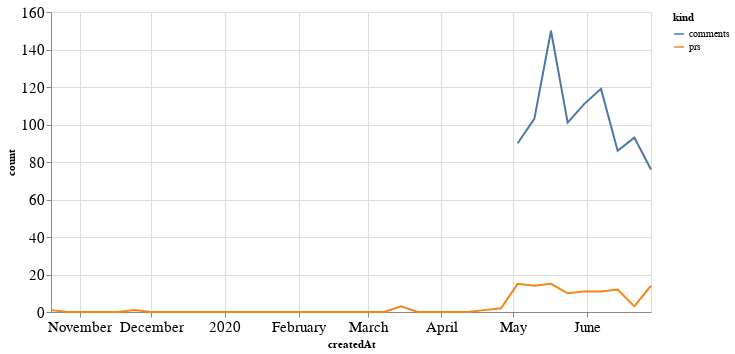

Notebook code for this chart:
### Code cell
alt.Chart(total_time, width=600).mark_line().encode(
    x='createdAt',
    y='count',
    color='kind'
)

### Figure 1 — Vega-Lite specification as saved in the notebook (floating-point values rounded to 4 significant figures)
{"config": {"axisLeft": {"labelFontSize": 15}, "axisBottom": {"labelFontSize": 15}}, "data": {"name": "data-e515bbc9bac8c71e71a5e34c9e261af0"}, "mark": "line", "encoding": {"color": {"type": "nominal", "field": "kind"}, "x": {"type": "temporal", "field": "createdAt"}, "y": {"type": "quantitative", "field": "count"}}, "width": 600, "$schema": "https://vega.github.io/schema/vega-lite/v4.8.1.json", "datasets": {"data-e515bbc9bac8c71e71a5e34c9e261af0": [{"createdAt": "2019-10-20T00:00:00", "kind": "prs", "count": 1.0}, {"createdAt": "2019-10-27T00:00:00", "kind": "prs", "count": 0.0}, {"createdAt": "2019-11-03T00:00:00", "kind": "prs", "count": 0.0}, {"createdAt": "2019-11-10T00:00:00", "kind": "prs", "count": 0.0}, {"createdAt": "2019-11-17T00:00:00", "kind": "prs", "count": 0.0}, {"createdAt": "2019-11-24T00:00:00", "kind": "prs", "count": 1.0}, {"createdAt": "2019-12-01T00:00:00", "kind": "prs", "count": 0.0}, {"createdAt": "2019-12-08T00:00:00", "kind": "prs", "count": 0.0}, {"createdAt": "2019-12-15T00:00:00", "kind": "prs", "count": 0.0}, {"createdAt": "2019-12-22T00:00:00", "kind": "prs", "count": 0.0}, {"createdAt": "2019-12-29T00:00:00", "kind": "prs", "count": 0.0}, {"createdAt": "2020-01-05T00:00:00", "kind": "prs", "count": 0.0}, {"createdAt": "2020-01-12T00:00:00", "kind": "prs", "count": 0.0}, {"createdAt": "2020-01-19T00:00:00", "kind": "prs", "count": 0.0}, {"createdAt": "2020-01-26T00:00:00", "kind": "prs", "count": 0.0}, {"createdAt": "2020-02-02T00:00:00", "kind": "prs", "count": 0.0}, {"createdAt": "2020-02-09T00:00:00", "kind": "prs", "count": 0.0}, {"createdAt": "2020-02-16T00:00:00", "kind": "prs", "count": 0.0}, {"createdAt": "2020-02-23T00:00:00", "kind": "prs", "count": 0.0}, {"createdAt": "2020-03-01T00:00:00", "kind": "prs", "count": 0.0}, {"createdAt": "2020-03-08T00:00:00", "kind": "prs", "count": 0.0}, {"createdAt": "2020-03-15T00:00:00", "kind": "prs", "count": 3.0}, {"createdAt": "2020-03-22T00:00:00", "kind": "prs", "count": 0.0}, {"createdAt": "2020-03-29T00:00:00", "kind": "prs", "count": 0.0}, {"createdAt": "2020-04-05T00:00:00", "kind": "prs", "count": 0.0}, {"createdAt": "2020-04-12T00:00:00", "kind": "prs", "count": 0.0}, {"createdAt": "2020-04-19T00:00:00", "kind": "prs", "count": 1.0}, {"createdAt": "2020-04-26T00:00:00", "kind": "prs", "count": 2.0}, {"createdAt": "2020-05-03T00:00:00", "kind": "prs", "count": 15.0}, {"createdAt": "2020-05-10T00:00:00", "kind": "prs", "count": 14.0}, {"createdAt": "2020-05-17T00:00:00", "kind": "prs", "count": 15.0}, {"createdAt": "2020-05-24T00:00:00", "kind": "prs", "count": 10.0}, {"createdAt": "2020-05-31T00:00:00", "kind": "prs", "count": 11.0}, {"createdAt": "2020-06-07T00:00:00", "kind": "prs", "count": 11.0}, {"createdAt": "2020-06-14T00:00:00", "kind": "prs", "count": 12.0}, {"createdAt": "2020-06-21T00:00:00", "kind": "prs", "count": 3.0}, {"createdAt": "2020-06-28T00:00:00", "kind": "prs", "count": 14.0}, {"createdAt": "2019-10-20T00:00:00", "kind": "comments", "count": null}, {"createdAt": "2019-10-27T00:00:00", "kind": "comments", "count": null}, {"createdAt": "2019-11-03T00:00:00", "kind": "comments", "count": null}, {"createdAt": "2019-11-10T00:00:00", "kind": "comments", "count": null}, {"createdAt": "2019-11-17T00:00:00", "kind": "comments", "count": null}, {"createdAt": "2019-11-24T00:00:00", "kind": "comments", "count": null}, {"createdAt": "2019-12-01T00:00:00", "kind": "comments", "count": null}, {"createdAt": "2019-12-08T00:00:00", "kind": "comments", "count": null}, {"createdAt": "2019-12-15T00:00:00", "kind": "comments", "count": null}, {"createdAt": "2019-12-22T00:00:00", "kind": "comments", "count": null}, {"createdAt": "2019-12-29T00:00:00", "kind": "comments", "count": null}, {"createdAt": "2020-01-05T00:00:00", "kind": "comments", "count": null}, {"createdAt": "2020-01-12T00:00:00", "kind": "comments", "count": null}, {"createdAt": "2020-01-19T00:00:00", "kind": "comments", "count": null}, {"createdAt": "2020-01-26T00:00:00", "kind": "comments", "count": null}, {"createdAt": "2020-02-02T00:00:00", "kind": "comments", "count": null}, {"createdAt": "2020-02-09T00:00:00", "kind": "comments", "count": null}, {"createdAt": "2020-02-16T00:00:00", "kind": "comments", "count": null}, {"createdAt": "2020-02-23T00:00:00", "kind": "comments", "count": null}, {"createdAt": "2020-03-01T00:00:00", "kind": "comments", "count": null}, {"createdAt": "2020-03-08T00:00:00", "kind": "comments", "count": null}, {"createdAt": "2020-03-15T00:00:00", "kind": "comments", "count": null}, {"createdAt": "2020-03-22T00:00:00", "kind": "comments", "count": null}, {"createdAt": "2020-03-29T00:00:00", "kind": "comments", "count": null}, {"createdAt": "2020-04-05T00:00:00", "kind": "comments", "count": null}, {"createdAt": "2020-04-12T00:00:00", "kind": "comments", "count": null}, {"createdAt": "2020-04-19T00:00:00", "kind": "comments", "count": null}, {"createdAt": "2020-04-26T00:00:00", "kind": "comments", "count": null}, {"createdAt": "2020-05-03T00:00:00", "kind": "comments", "count": 90.0}, {"createdAt": "2020-05-10T00:00:00", "kind": "comments", "count": 103.0}, {"createdAt": "2020-05-17T00:00:00", "kind": "comments", "count": 150.0}, {"createdAt": "2020-05-24T00:00:00", "kind": "comments", "count": 101.0}, {"createdAt": "2020-05-31T00:00:00", "kind": "comments", "count": 111.0}, {"createdAt": "2020-06-07T00:00:00", "kind": "comments", "count": 119.0}, {"createdAt": "2020-06-14T00:00:00", "kind": "comments", "count": 86.0}, {"createdAt": "2020-06-21T00:00:00", "kind": "comments", "count": 93.0}, {"createdAt": "2020-06-28T00:00:00", "kind": "comments", "count": 76.0}]}}
